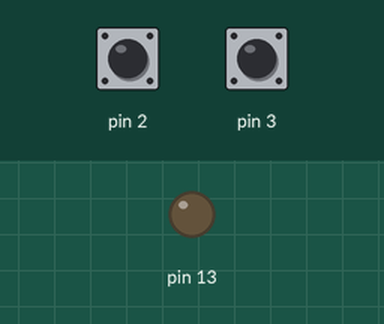
This sketch was run on a simulated Arduino Uno, built with avr-gcc and run on an emulated ATmega328P. On the bench: output pins drawn as LEDs (lit = HIGH). Inputs (shaded band) come from the test bench; at power-on: pin 2 HIGH, pin 3 HIGH.

Above: at 1.2 s.
1.3 s: pin 2 pulled LOW for 0.15 s
At 2.5 s:
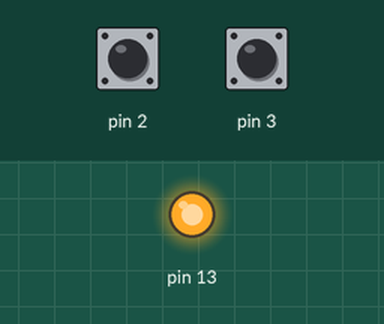
2.9 s: pin 3 pulled LOW for 0.15 s
At 4.0 s:
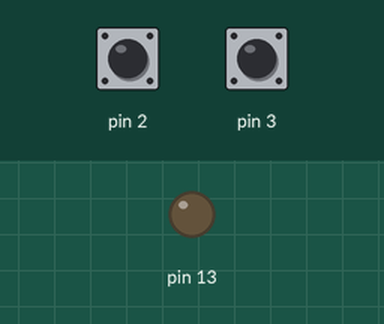
4.5 s: pin 2 pulled LOW for 1 s
At 5.2 s:
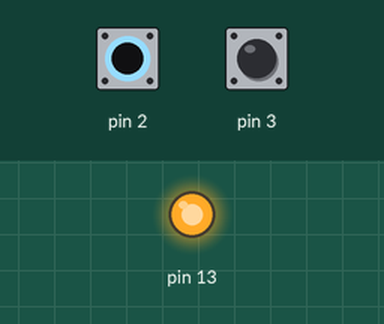
7.0 s: pin 2 driven LOW and pin 3 driven LOW
At 7.3 s:
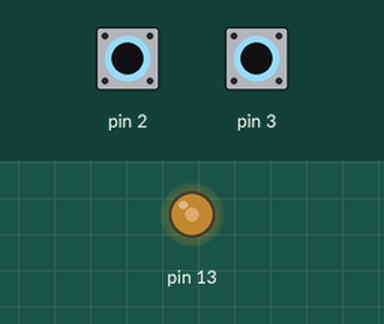
8.5 s: pin 3 driven HIGH
At 9.2 s:
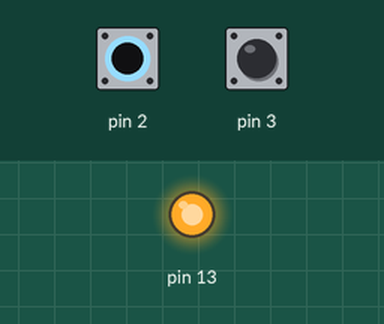
Timing chart, 0 to 11.0 s (numbered marks = the images above; inputs shaded):
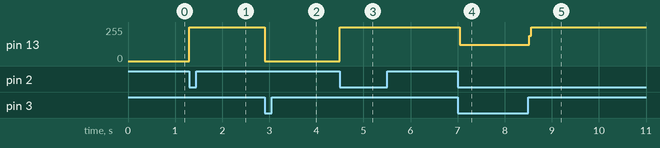

Measured:
- after the input at 1.3 s, pin 13: 0/255 → 255/255 at once
- after the input at 2.9 s, pin 13: 255/255 → 0/255 at once
- after the input at 4.5 s, pin 13: 0/255 → 255/255 at once
- after the input at 7.0 s, pin 13: 255/255 → 121/255 at once
- after the input at 8.5 s, pin 13: 121/255 → 255/255 at once

The sketch:

BasculeBistable.ino
```cpp
void setup() {
  // put your setup code here, to run once:
  pinMode(2, INPUT_PULLUP);
  pinMode(3, INPUT_PULLUP);
  pinMode(13, OUTPUT);
  digitalWrite(13,LOW);

}

void loop() {
  // put your main code here, to run repeatedly:
  while (digitalRead(2)==HIGH){}
  digitalWrite(13,HIGH);
  while(digitalRead(3) == HIGH){
    }
  digitalWrite(13, LOW);
}
```
